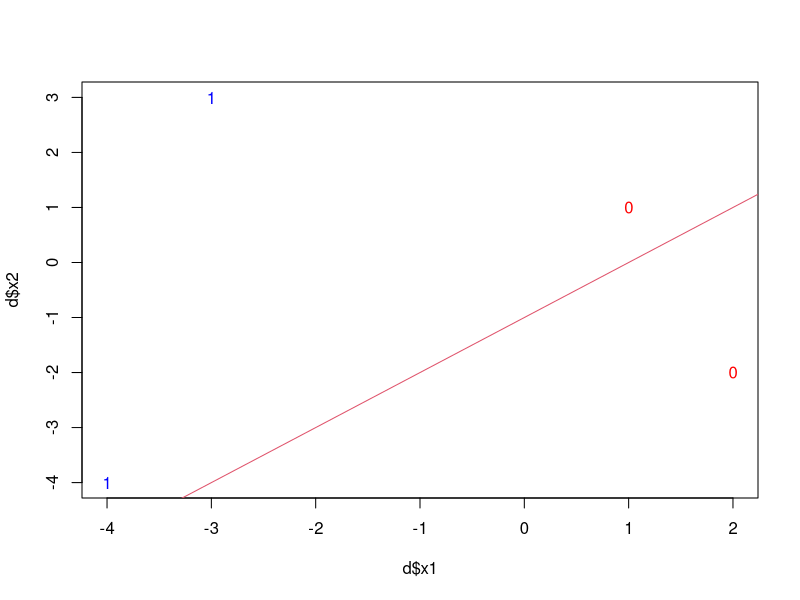
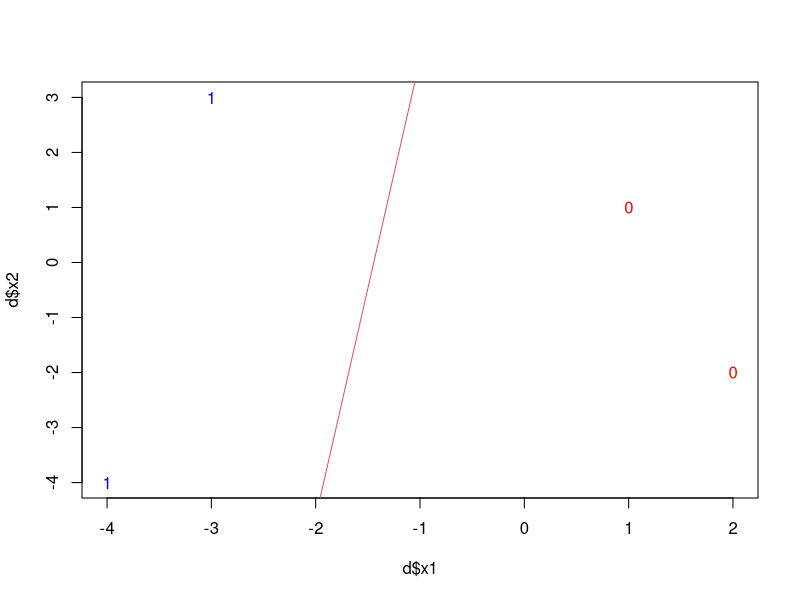
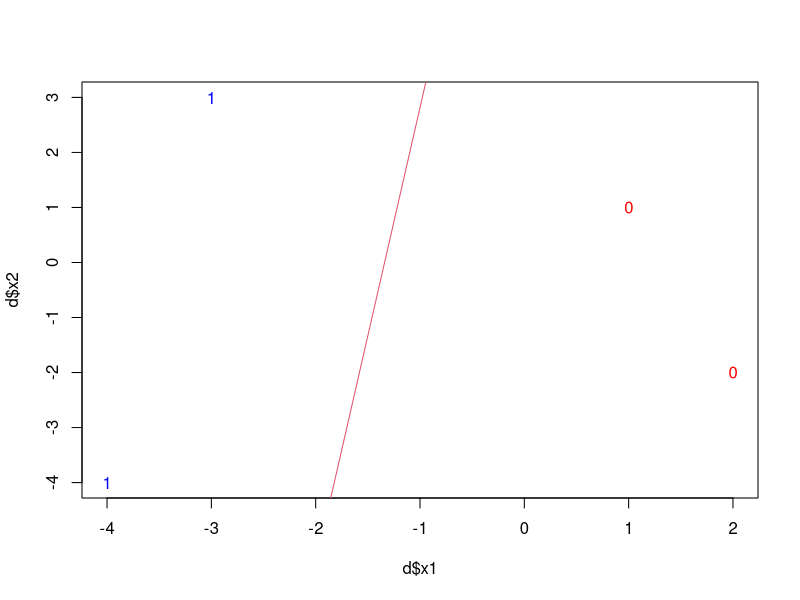
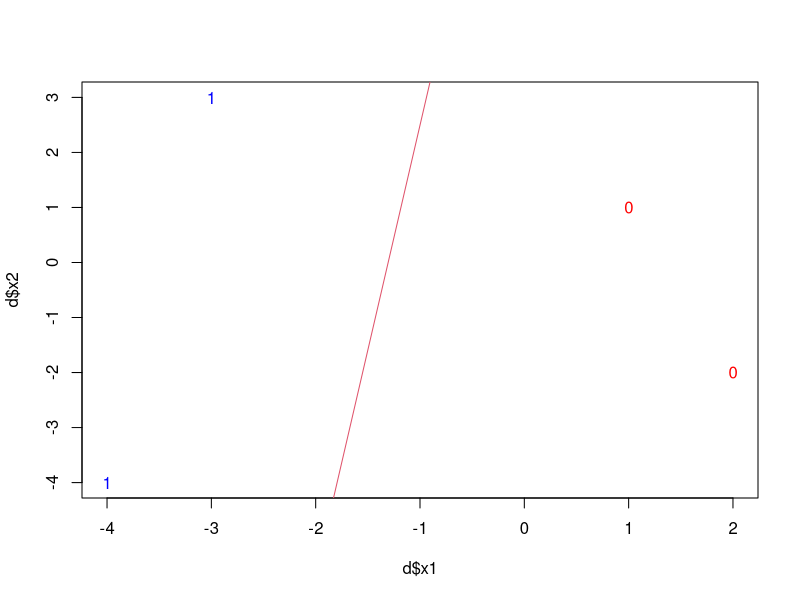
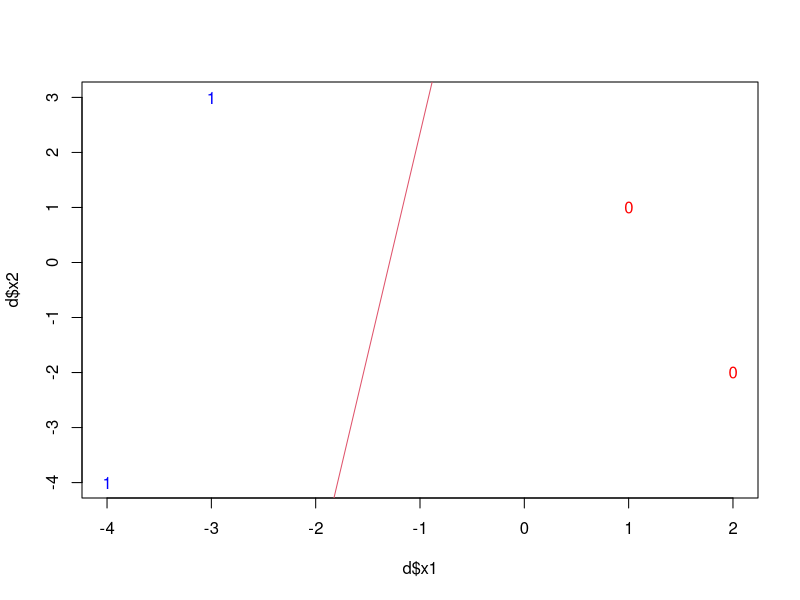
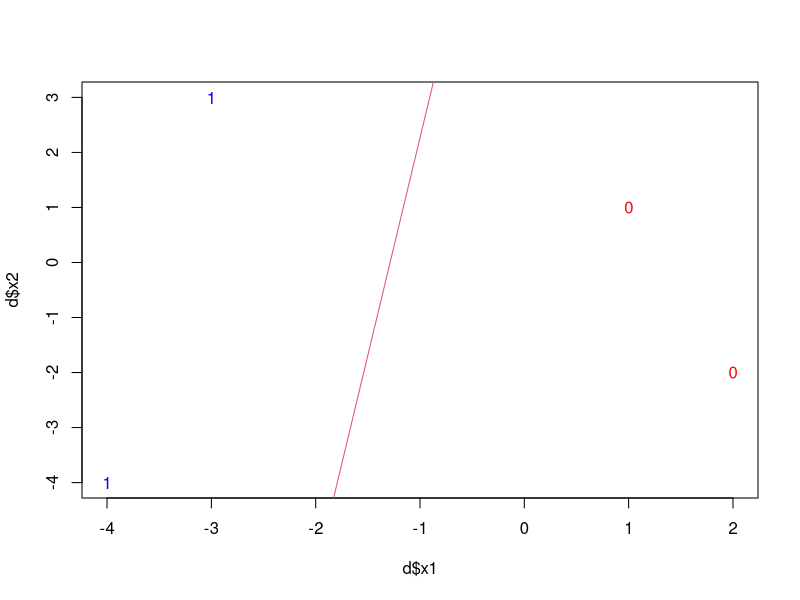
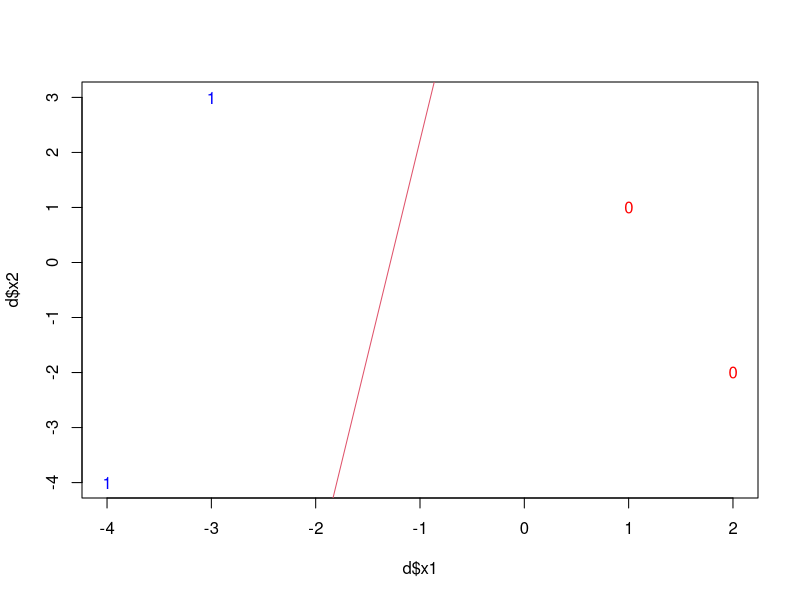
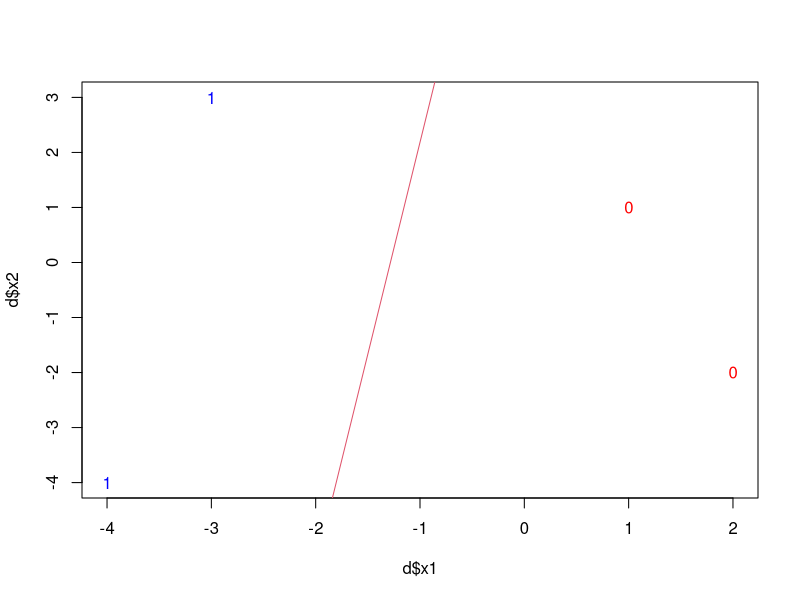

Source code (R) for these figures, in order:
#!env python

library(numDeriv)

fakeData <- function (n=1000) {
    set.seed(666)
    x0 = rep(1,n)
    x1 = rnorm(n)
    x2 = rnorm(n)
    z = 1 + 2*x1 + 3*x2
    pr = 1/(1+exp(-z))
    y = rbinom(n,1,pr)
    # convetion : col 0 is y
    df = data.frame(y=y,x0=x0,x1=x1,x2=x2)
    return(list(x0=x0,x1=x1,x2=x2,y=y,z=z,pr=pr,frame=df,d=2,numEchant=n,nomFeauture=2))
}

fakeData2 <- function () {
    x0 = rep(1,4)
    x1 = c(1,2,-3,-4)
    x2 = c(1,-2,3,-4)
    y  = c(0,0,1,1)
    df = data.frame(y=y,x0=x0,x1=x1,x2=x2)
    return(list(x0=x0,x1=x1,x2=x2,y=y,frame=df,numEchant=4,nomFeauture=2))
}

fakeData3 <- function(n1,n2) {
    randOrder <- sample(1:(n1+n2))
    x0 = rep(1,n1+n2)
    x1 <- c(rnorm(n1, mean = -5),rnorm(n2, mean =  10))[randOrder]
    x2 <- c(rnorm(n1, mean = -5),rnorm(n2, mean =  10))[randOrder]
    y <- c(rep(0,n1),rep(1,n2))[randOrder]
    df = data.frame(y=y,x0=x0,x1=x1,x2=x2)
    numEchant <- n1 + n2
    numFeature <- 2
    return(list(x0=x0,x1=x1,x2=x2,y=y,frame=df,"numEchant"=numEchant,"numFeature"=numFeature))
}


Q1.SimulezJeu <- function () {
    pdf(file=ifelse(FALSE, "tp04_Q1SimulezJeu.pdf", "tp04_Q1SimulezJeu.pdf"))
    attach(mtcars,warn.conflicts = FALSE)
    fData <- fakeData(100)
    glm.binomial <- glm( fData$y~fData$x1+fData$x2,data=fData$frame,family="binomial")
    color <- fData$y
    color[color==1] <- 'blue'
    color[color==0] <- 'red'
    plot(x=fData$x1, y=fData$x2, pch = 3, type = "p", col=color)
    for (i in 1:6) {
        plot(glm.binomial,which=c(i))
    }
    dev.off()
    return(glm.binomial)
}

#### La regression logistique 

randInitTheta <- function (numFeature=2) {
    return(matrix(c(1,-1,1),ncol=1))
}

logVrai <- function (d, theta) {
    x <- as.matrix(d$frame)[,-1]
    y <- as.matrix(d$y)
    return(sum(unlist(lapply(1:nrow(x),function(n,theta,x,y){log(1+exp(t(theta)%*%x[n,]))-y[n]*t(theta)%*%x[n,]},theta,x,y))))
}

vectorXmatrix <- function (theta,X) {
    return(unlist(lapply(c(1:nrow(X)),function(n,theta,X){t(theta)%*%X[n,]},theta,X)))
}

p <- function (theta, x, y = 1) {
    expThetaX <- exp(vectorXmatrix(theta,x))
    if ( y == 1 ) {
        return(expThetaX/(1+expThetaX))
    } else {
        return(1/(1+expThetaX))
    }
}

firstDerivative <- function (theta,x,y) {
    a <- lapply(1:nrow(x),function(n,prob,x,y){return(x[n,]*(prob[n]-y[n]))},p(theta,x),x,y)
    return(colSums(matrix(unlist(a),nrow = nrow(x), byrow = TRUE)))
}

computeHessianMtx <- function (theta,x) {
    mxv <- function(n,x,prob) { return(tcrossprod(x[n,])*prob[n]*(1-prob[n])) }
    H <- matrix(rep(0,ncol(x)^2),nrow=ncol(x))
    for ( hssn in lapply(1:nrow(x),mxv,x,p(theta,x))) {
        H <- H + hssn
    }
    return(H)
}

dvp <- function (d,theta) {
    theta <- theta/theta[2]
    plot(d$x1,d$x2,type="n")
    text(d$x1,d$x2,labels = d$y,col = c('red','blue','green')[d$y+1])
    abline(a = -theta[1]/theta[3], b = -theta[2]/theta[3] , col = 2)
}

basefuns.testcase <- function(n){
    # build fake data 
    # fdata <- fakeData(n)
    fdata <- fakeData2()
    
    # random model
    theta <- randInitTheta()
    print(theta)

    # plot data and theta
    dvp(fdata,theta)
    
    # log vraisemblance
    lv <- logVrai(fdata,theta)
    print(sprintf("log vraisemblance : %f",lv))

    x <- matrix(unlist(fdata$frame[,-1]), nrow=fdata$numEchant)
    y <- matrix(unlist(fdata$y))

    # probability
    pRes <- p(theta,x)
    print(fdata$y)
    print(sprintf("y=1 probability : %f", pRes))

    print("Compute the first derivative : ")
    print(firstDerivative(theta,x,y))

    print("Compute the Hessian matrix : ")
    print(computeHessianMtx(theta,x))

}


matrixXvector <- function(m,v) {
    return(matrix(unlist(lapply(1:nrow(m),function(n,m,v){m[n,]%*%v},m,v))))
}


NewtonRaphon <- function (d,eps=1.e-5,maxIter=500) {
    lvlist <- c()
    theta <- randInitTheta()
    x <- matrix(unlist(d$frame[,-1]), nrow=d$numEchant)
    y <- matrix(unlist(d$y))
    # iterate to the convergence
    while ( (length(lvlist) < 2 || abs(lvlist[1]-lvlist[2])>eps) && (length(lvlist) < maxIter) ) {
        dvp(d,theta)
        lvlist <- c(logVrai(d,theta),lvlist)
        print(sprintf("iteration number [%d] [%f]", length(lvlist), lvlist[1]))
        print(theta)
        sh <- solve(computeHessianMtx(theta,x))
        fd <- firstDerivative(theta,x,y)
        theta <- theta - matrixXvector(sh,fd)
    }
    return(theta)
}

NewtonRaphon.testcase <- function(n) {
    pdf(file=ifelse(FALSE, "Newtown_test.pdf", "Newtown_test.pdf"))
    attach(mtcars,warn.conflicts = FALSE)
    # d <- fakeData(n)
    d <- fakeData2()
    # d <- fakeData3(10,20)
    theta <- NewtonRaphon(d)
    dvp(d,theta)
    dev.off()
}

# glm.binomial <- Q1.SimulezJeu()
# basefuns.testcase(40)
NewtonRaphon.testcase(50)
